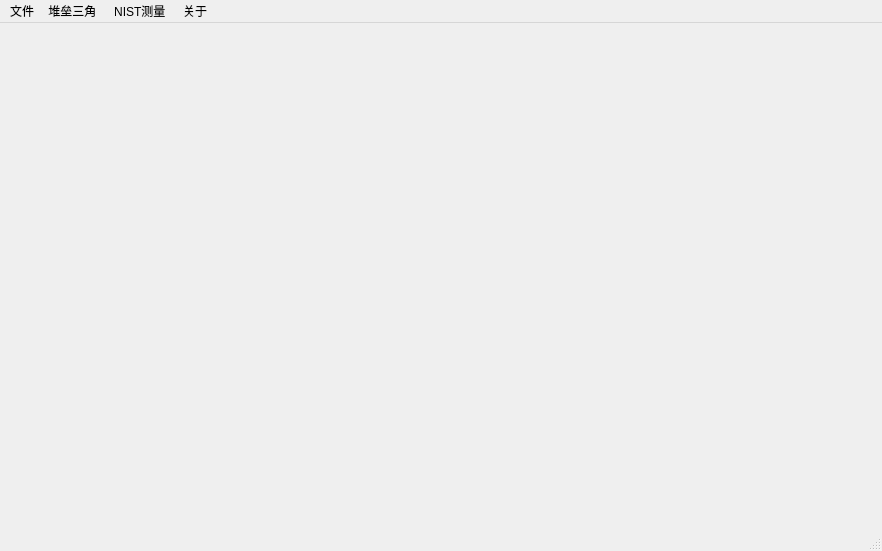
<?xml version="1.0" encoding="UTF-8"?>
<ui version="4.0">
 <class>MainWindow</class>
 <widget class="QMainWindow" name="MainWindow">
  <property name="geometry">
   <rect>
    <x>0</x>
    <y>0</y>
    <width>882</width>
    <height>551</height>
   </rect>
  </property>
  <property name="windowTitle">
   <string>变值逻辑-powerd by H.Y.</string>
  </property>
  <property name="statusTip">
   <string>等待</string>
  </property>
  <widget class="QWidget" name="centralwidget"/>
  <widget class="QMenuBar" name="menubar">
   <property name="geometry">
    <rect>
     <x>0</x>
     <y>0</y>
     <width>882</width>
     <height>26</height>
    </rect>
   </property>
   <widget class="QMenu" name="menu">
    <property name="title">
     <string>文件</string>
    </property>
    <addaction name="actionStt"/>
   </widget>
   <widget class="QMenu" name="menu_2">
    <property name="title">
     <string>堆垒三角 </string>
    </property>
    <addaction name="actionSouq"/>
    <addaction name="action_gtn"/>
   </widget>
   <widget class="QMenu" name="menuNIST">
    <property name="title">
     <string>NIST测量 </string>
    </property>
   </widget>
   <widget class="QMenu" name="menu_3">
    <property name="title">
     <string>关于</string>
    </property>
    <addaction name="actionAbout"/>
   </widget>
   <addaction name="menu"/>
   <addaction name="menu_2"/>
   <addaction name="menuNIST"/>
   <addaction name="menu_3"/>
  </widget>
  <widget class="QStatusBar" name="statusbar"/>
  <action name="actionStt">
   <property name="text">
    <string>设置</string>
   </property>
  </action>
  <action name="actionSouq">
   <property name="text">
    <string>生成图</string>
   </property>
  </action>
  <action name="actionAbout">
   <property name="text">
    <string>About</string>
   </property>
  </action>
  <action name="action_gtn">
   <property name="text">
    <string>堆垒三角</string>
   </property>
  </action>
 </widget>
 <resources/>
 <connections>
  <connection>
   <sender>action_gtn</sender>
   <signal>triggered()</signal>
   <receiver>MainWindow</receiver>
   <slot>hide()</slot>
   <hints>
    <hint type="sourcelabel">
     <x>-1</x>
     <y>-1</y>
    </hint>
    <hint type="destinationlabel">
     <x>311</x>
     <y>215</y>
    </hint>
   </hints>
  </connection>
 </connections>
</ui>
